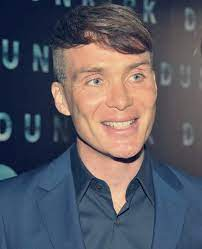
#> input picture cillian23.jpeg, 202 x 249 px, found by its file name
$ jupyter execute emotion_detection.ipynb
#> lines starting #> are read from the running program, lines starting #| are printed output that depends on the picture; after the words box and inside, x2 and y2 are one past the last pixel; in counts of white or black regions, pixels touching at a corner belong together
[cell 1]
import cv2
from google.colab.patches import cv2_imshow

[cell 2]
# Load the pre-trained Haar Cascade classifier for face detection
face_cascade = cv2.CascadeClassifier('/content/drive/MyDrive/Colab Notebooks/luminar/dataset/haarcascade_frontalface_default.xml')

[cell 3]
# Load the image
image = cv2.imread('/content/drive/MyDrive/Colab Notebooks/luminar/logicplum/cillian23.jpeg')
#> image is the input picture: shape (249, 202, 3); mean B, G, R 99, 89.5, 89.9

# Convert the image to grayscale for face detection
gray = cv2.cvtColor(image, cv2.COLOR_BGR2GRAY)
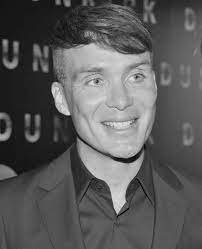
#> gray: shape (249, 202); min 3, max 236, mean 90.7

[cell 4]
# Detect faces in the grayscale image
faces = face_cascade.detectMultiScale(gray, scaleFactor=1.1, minNeighbors=5, minSize=(30, 30))
#> faces = [[55, 36, 111, 111]]

[cell 5]
for (x, y, w, h) in faces:
    # Draw a rectangle around the detected face
    cv2.rectangle(image, (x, y), (x + w, y + h), (255, 0, 0), 2)

    # Calculate positions of facial features for emotion analysis
    roi_gray = gray[y:y + h, x:x + w]

    # Calculate average pixel intensity in the region of eyes and mouth
    avg_intensity = int(roi_gray[roi_gray.shape[0] // 2, roi_gray.shape[1] // 2])

    # Analyze average intensity to predict emotions
    if avg_intensity < 100:
        emotion = "Sad"
    elif avg_intensity < 140:
        emotion = "Neutral"
    else:
        emotion = "Happy"

    # Display emotion label near the face
    cv2.putText(image, emotion, (x, y - 10), cv2.FONT_HERSHEY_SIMPLEX, 0.9, (0, 255, 0), 2)
#> this loop made 1 pass
#> (x, y, w, h, avg_intensity, emotion) on pass 1: (55, 36, 111, 111, 179, 'Happy')
#> pass 1, `roi_gray = gray[y:y + h, x:x + w]`:
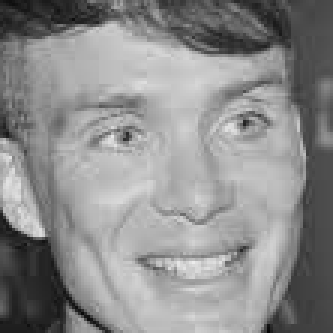
#> roi_gray: shape (111, 111) (shown 3 times larger); min 7, max 236, mean 140.4
#> after the loop:
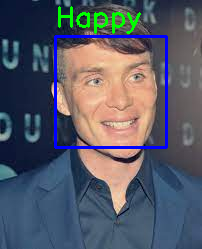
#> image: shape (249, 202, 3); 3.96% of pixels changed, all inside (x1, y1, x2, y2) = (54, 6, 168, 149)
